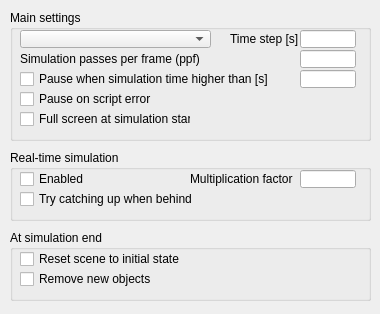
<?xml version="1.0" encoding="UTF-8"?>
<ui version="4.0">
 <class>CQDlgSimulation</class>
 <widget class="QDialog" name="CQDlgSimulation">
  <property name="geometry">
   <rect>
    <x>0</x>
    <y>0</y>
    <width>380</width>
    <height>314</height>
   </rect>
  </property>
  <property name="windowTitle">
   <string>Simulation Settings</string>
  </property>
  <property name="locale">
   <locale language="English" country="UnitedStates"/>
  </property>
  <widget class="QGroupBox" name="groupBox">
   <property name="geometry">
    <rect>
     <x>10</x>
     <y>230</y>
     <width>361</width>
     <height>71</height>
    </rect>
   </property>
   <property name="title">
    <string>At simulation end</string>
   </property>
   <property name="flat">
    <bool>false</bool>
   </property>
   <widget class="QCheckBox" name="qqResetScene">
    <property name="geometry">
     <rect>
      <x>10</x>
      <y>20</y>
      <width>231</width>
      <height>18</height>
     </rect>
    </property>
    <property name="focusPolicy">
     <enum>Qt::StrongFocus</enum>
    </property>
    <property name="text">
     <string>Reset scene to initial state</string>
    </property>
   </widget>
   <widget class="QCheckBox" name="qqRemoveNewObjects">
    <property name="geometry">
     <rect>
      <x>10</x>
      <y>40</y>
      <width>231</width>
      <height>18</height>
     </rect>
    </property>
    <property name="focusPolicy">
     <enum>Qt::StrongFocus</enum>
    </property>
    <property name="text">
     <string>Remove new objects</string>
    </property>
   </widget>
  </widget>
  <widget class="QGroupBox" name="groupBox_2">
   <property name="geometry">
    <rect>
     <x>10</x>
     <y>10</y>
     <width>361</width>
     <height>131</height>
    </rect>
   </property>
   <property name="title">
    <string>Main settings</string>
   </property>
   <property name="flat">
    <bool>false</bool>
   </property>
   <widget class="QCheckBox" name="qqPauseOnScriptError">
    <property name="geometry">
     <rect>
      <x>10</x>
      <y>80</y>
      <width>171</width>
      <height>18</height>
     </rect>
    </property>
    <property name="focusPolicy">
     <enum>Qt::StrongFocus</enum>
    </property>
    <property name="text">
     <string>Pause on script error</string>
    </property>
   </widget>
   <widget class="QLabel" name="label_2">
    <property name="geometry">
     <rect>
      <x>10</x>
      <y>40</y>
      <width>271</width>
      <height>18</height>
     </rect>
    </property>
    <property name="text">
     <string>Simulation passes per frame (ppf)</string>
    </property>
   </widget>
   <widget class="QLineEdit" name="qqTimeStep">
    <property name="geometry">
     <rect>
      <x>290</x>
      <y>20</y>
      <width>56</width>
      <height>18</height>
     </rect>
    </property>
   </widget>
   <widget class="QLineEdit" name="qqPauseTime">
    <property name="geometry">
     <rect>
      <x>290</x>
      <y>60</y>
      <width>56</width>
      <height>18</height>
     </rect>
    </property>
   </widget>
   <widget class="QLineEdit" name="qqScriptExecutionPasses">
    <property name="geometry">
     <rect>
      <x>290</x>
      <y>40</y>
      <width>56</width>
      <height>18</height>
     </rect>
    </property>
   </widget>
   <widget class="QCheckBox" name="qqPauseWhenTimeHigher">
    <property name="geometry">
     <rect>
      <x>10</x>
      <y>60</y>
      <width>251</width>
      <height>18</height>
     </rect>
    </property>
    <property name="focusPolicy">
     <enum>Qt::StrongFocus</enum>
    </property>
    <property name="text">
     <string>Pause when simulation time higher than [s]</string>
    </property>
   </widget>
   <widget class="QLabel" name="label">
    <property name="geometry">
     <rect>
      <x>220</x>
      <y>20</y>
      <width>71</width>
      <height>18</height>
     </rect>
    </property>
    <property name="text">
     <string>Time step [s]</string>
    </property>
   </widget>
   <widget class="QComboBox" name="qqConfigCombo">
    <property name="geometry">
     <rect>
      <x>10</x>
      <y>20</y>
      <width>191</width>
      <height>18</height>
     </rect>
    </property>
   </widget>
   <widget class="QCheckBox" name="qqFullscreen">
    <property name="geometry">
     <rect>
      <x>10</x>
      <y>100</y>
      <width>171</width>
      <height>18</height>
     </rect>
    </property>
    <property name="focusPolicy">
     <enum>Qt::StrongFocus</enum>
    </property>
    <property name="text">
     <string>Full screen at simulation start</string>
    </property>
   </widget>
  </widget>
  <widget class="QGroupBox" name="bla">
   <property name="geometry">
    <rect>
     <x>10</x>
     <y>150</y>
     <width>361</width>
     <height>71</height>
    </rect>
   </property>
   <property name="title">
    <string>Real-time simulation</string>
   </property>
   <property name="flat">
    <bool>false</bool>
   </property>
   <property name="checkable">
    <bool>false</bool>
   </property>
   <property name="checked">
    <bool>false</bool>
   </property>
   <widget class="QLineEdit" name="qqMultiplicationCoefficient">
    <property name="geometry">
     <rect>
      <x>290</x>
      <y>20</y>
      <width>56</width>
      <height>18</height>
     </rect>
    </property>
   </widget>
   <widget class="QLabel" name="label_3">
    <property name="geometry">
     <rect>
      <x>180</x>
      <y>20</y>
      <width>111</width>
      <height>18</height>
     </rect>
    </property>
    <property name="text">
     <string>Multiplication factor</string>
    </property>
   </widget>
   <widget class="QCheckBox" name="qqCatchUp">
    <property name="geometry">
     <rect>
      <x>10</x>
      <y>40</y>
      <width>271</width>
      <height>18</height>
     </rect>
    </property>
    <property name="focusPolicy">
     <enum>Qt::StrongFocus</enum>
    </property>
    <property name="text">
     <string>Try catching up when behind</string>
    </property>
   </widget>
   <widget class="QCheckBox" name="qqRealTime">
    <property name="geometry">
     <rect>
      <x>10</x>
      <y>20</y>
      <width>121</width>
      <height>18</height>
     </rect>
    </property>
    <property name="focusPolicy">
     <enum>Qt::StrongFocus</enum>
    </property>
    <property name="text">
     <string>Enabled</string>
    </property>
   </widget>
  </widget>
 </widget>
 <tabstops>
  <tabstop>qqConfigCombo</tabstop>
  <tabstop>qqTimeStep</tabstop>
  <tabstop>qqScriptExecutionPasses</tabstop>
  <tabstop>qqPauseWhenTimeHigher</tabstop>
  <tabstop>qqPauseTime</tabstop>
  <tabstop>qqPauseOnScriptError</tabstop>
  <tabstop>qqFullscreen</tabstop>
  <tabstop>qqRealTime</tabstop>
  <tabstop>qqMultiplicationCoefficient</tabstop>
  <tabstop>qqCatchUp</tabstop>
  <tabstop>qqResetScene</tabstop>
  <tabstop>qqRemoveNewObjects</tabstop>
 </tabstops>
 <resources/>
 <connections/>
</ui>
